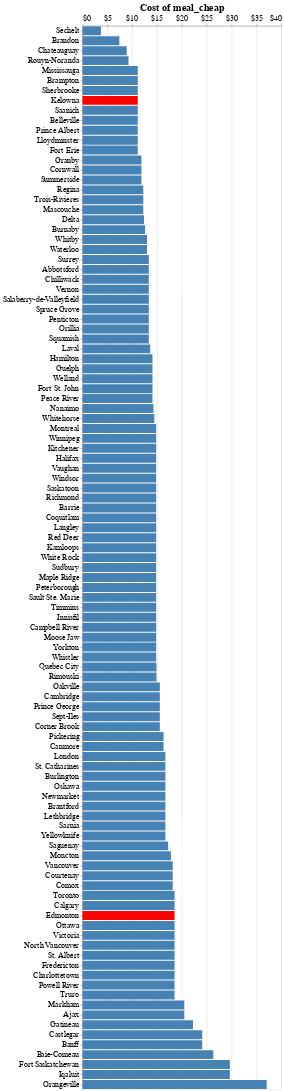

Source (notebook cell):
### Code cell
barchart = alt.Chart(df[-pd.isnull(df[drop_a])]).mark_bar().encode(
    alt.X(drop_a, title='Cost of '+drop_a, axis=alt.Axis(orient='top',format='$.0f')),
    alt.Y('city', sort='x', title=""),
    color = alt.condition(alt.FieldOneOfPredicate(field='city', oneOf=drop_b),
                              alt.value('red'),
                              alt.value('steelblue')),
    tooltip=[drop_a,'province']).configure_axis(labelFontSize = 16, titleFontSize=20)
barchart
